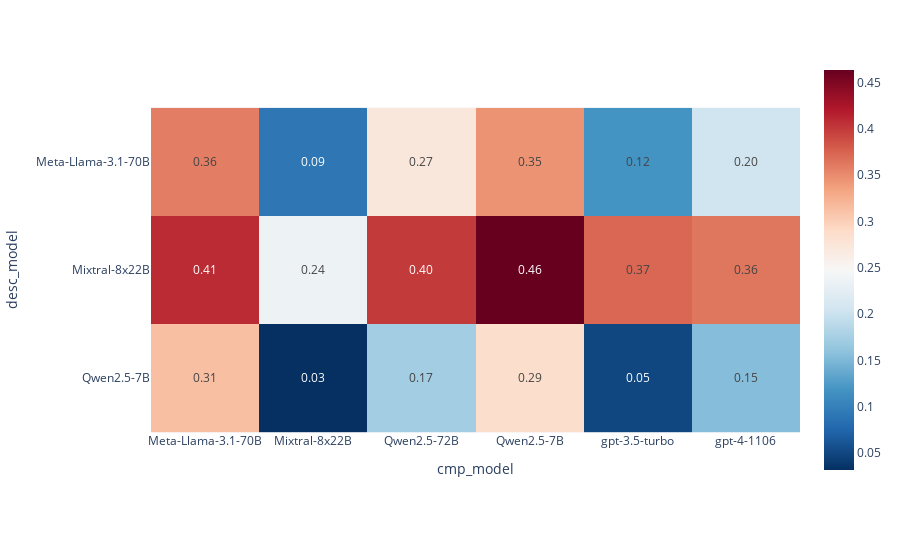

The notebook cell this image was saved under:
### Code cell
px.imshow(df2, text_auto=".2f", color_continuous_scale='RdBu_r')

### Figure 1 — Plotly figure (JSON) as saved in the notebook; plotly's stock layout.template omitted (floating-point values rounded to 4 significant figures)
{"data": [{"coloraxis": "coloraxis", "hovertemplate": "cmp_model: %{x}<br>desc_model: %{y}<br>color: %{z}<extra></extra>", "name": "0", "texttemplate": "%{z:.2f}", "type": "heatmap", "x": ["Meta-Llama-3.1-70B", "Mixtral-8x22B", "Qwen2.5-72B", "Qwen2.5-7B", "gpt-3.5-turbo", "gpt-4-1106"], "xaxis": "x", "y": ["Meta-Llama-3.1-70B", "Mixtral-8x22B", "Qwen2.5-7B"], "yaxis": "y", "z": [[0.3591, 0.09091, 0.2727, 0.3455, 0.1182, 0.2045], [0.4091, 0.2364, 0.4, 0.4636, 0.3727, 0.3636], [0.3136, 0.03182, 0.1727, 0.2864, 0.05, 0.1545]]}], "layout": {"coloraxis": {"colorscale": [[0, "rgb(5,48,97)"], [0.1, "rgb(33,102,172)"], [0.2, "rgb(67,147,195)"], [0.3, "rgb(146,197,222)"], [0.4, "rgb(209,229,240)"], [0.5, "rgb(247,247,247)"], [0.6, "rgb(253,219,199)"], [0.7, "rgb(244,165,130)"], [0.8, "rgb(214,96,77)"], [0.9, "rgb(178,24,43)"], [1, "rgb(103,0,31)"]]}, "margin": {"t": 60}, "xaxis": {"anchor": "y", "constrain": "domain", "domain": [0, 1], "scaleanchor": "y", "title": {"text": "cmp_model"}}, "yaxis": {"anchor": "x", "autorange": "reversed", "constrain": "domain", "domain": [0, 1], "title": {"text": "desc_model"}}}}
